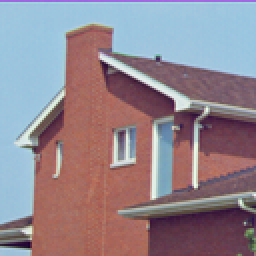
%> input picture lab4/house.tiff, 128 x 128 px, shrunk from 256 x 256 before the run (shown 2 times larger)
$ octave lab4.m   (GNU Octave 9; MATLAB toolbox functions it lacks are replaced by stand-ins)
%> lines starting %> are read from the running program, lines starting %| are printed output that depends on the picture
Z = imread('house.tiff');
%> Z is the input picture: size 128x128x3 uint8; mean R, G, B 146.6, 133.1, 142
figure; imshow(Z);
[M,N,D]=size(Z);
%> M = 128; N = 128; D = 3
X = reshape(Z,M*N, D);
X = double(X);
figure;
plot3(X(:,1),X(:,2),X(:,3),'.')
xlim([0 255]);
ylim([0 255]);
zlim([0 255]);
hold on; grid;
title('All pixels in RGB');
xlabel('Red');
ylabel('Green');
zlabel('Blue');
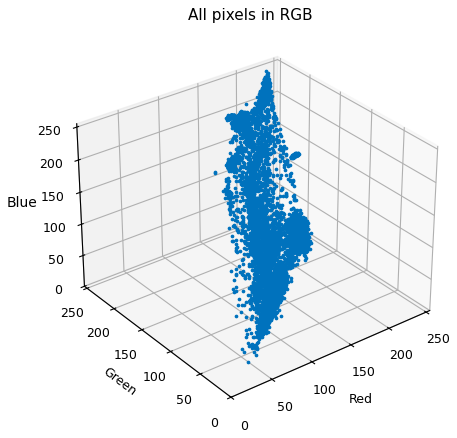
%> figure redrawn from the program's plot data


%% Part A

c=2
disp('Initial Mu values');
mu=rand(c,3)*255 %Initialize random numbers between 0 and 255

delta_mu = ones(c,3);

iteration = 1;

error_criterion = [];

while(~all(delta_mu(:) == 0))

   if iteration == 1
        figure;
        plot3(mu(:,1),mu(:,2),mu(:,3),'*'); % 1st iteration
        title('First Iteration');
        grid;
   elseif iteration == 2
       figure;
       plot3(mu(:,1),mu(:,2),mu(:,3),'*'); % 2nd iteration
       title('Second Iteration');
       grid;
   end


   for i = 1:length(X)
       distanceTo1(i,:) = X(i,:) - mu(1,:);
       distanceTo2(i,:) = X(i,:) - mu(2,:);

   end

    Classification = sum(distanceTo1.^2,2) > sum(distanceTo2.^2,2);

    I = [X Classification];

    Cluster2=I(I(:,4) == 1, 1:3);
    Cluster1=I(I(:,4) ~= 1, 1:3);

    error_criterion_cluster1 = sum(sum((Cluster1 - repmat(mu(1,:),length(Cluster1),1)).^2,2));
    error_criterion_cluster2 = sum(sum((Cluster2 - repmat(mu(2,:),length(Cluster2),1)).^2,2));
    error_criterion(iteration) = error_criterion_cluster1 + error_criterion_cluster2;


    Centroid2 = mean(Cluster2);
    Centroid1 = mean(Cluster1);

    Centroids_New = [Centroid1;Centroid2];

    delta_mu = abs(mu - Centroids_New);

    mu = Centroids_New;

    iteration = iteration + 1;

end
%> this loop made 7 passes
%> (error_criterion_cluster1, error_criterion_cluster2, delta_mu, mu) on passes 1 to 6: (126718110.2, 54588453.1, [54.28 79.72 74.63; 58.58 22.99 12.82], [161 187 205; 134.7 89.01 90.44]), (7927002.1, 19982709.7, [0.621 7.08 9.77; 1.62 2.77 2.24], [161.7 194.1 214.8; 136.3 91.78 92.67]), (6451462.1, 20270458, [0.216 0.489 0.646; 0.0235 0.35 0.377], [161.9 194.5 215.4; 136.3 92.13 93.05]), (6412089.1, 20301935.2, [0.0175 0.0387 0.0458; 0.00135 0.0263 0.0317], [161.9 194.6 215.5; 136.3 92.16 93.08]), (6398423.7, 20315530.1, [0.00745 0.0128 0.0203; 0.000235 0.0123 0.0114], [161.9 194.6 215.5; 136.3 92.17 93.09]), (6391417.6, 20322524.3, [0.00518 0.00788 0.00862; 0.000848 0.00517 0.0067], [161.9 194.6 215.5; 136.3 92.18 93.1])
%> pass 1, `grid;`:
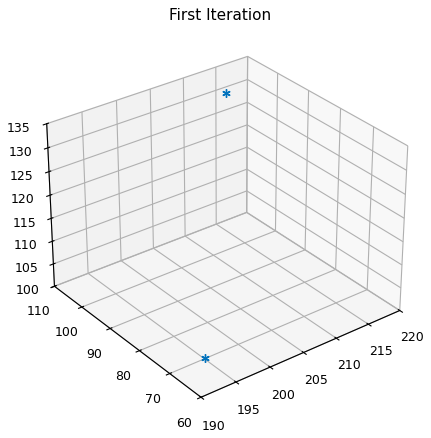
%> figure redrawn from the program's plot data
%> pass 2, `grid;`:
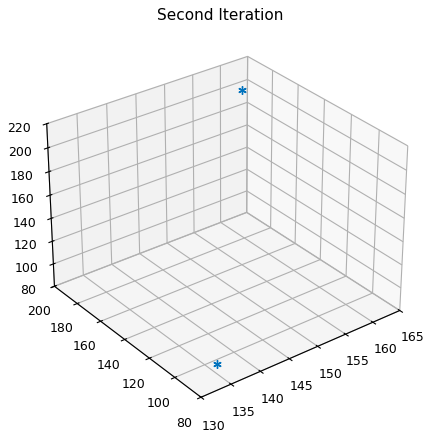
%> figure redrawn from the program's plot data
%> after the loop, error_criterion = [181306563.3 27909711.8 26721920.1 26714024.3 26713953.8 26713941.9 26713940.2]; iteration = 8

     figure;
     plot3(mu(:,1),mu(:,2),mu(:,3),'*'); % Last iteration
     title('Last Iteration');
     grid;

     figure;
     plot(error_criterion) % Last iteration
     title('Error Criterion')
     xlabel('Iteration')
     ylabel('J')
     grid;
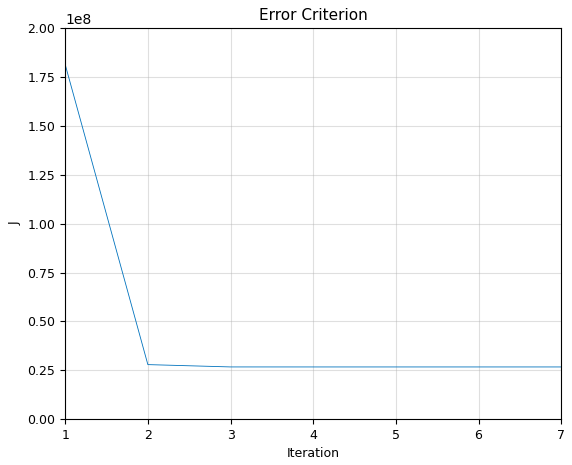
%> figure redrawn from the program's plot data

    figure;
    plot3(Cluster1(:,1),Cluster1(:,2),Cluster1(:,3),'.','Color', mu(1,:)/255); % Cluster 1
    hold on;
    plot3(Cluster2(:,1),Cluster2(:,2),Cluster2(:,3),'.','Color', mu(2,:)/255); % Cluster 2
    xlim([0 255]);
    ylim([0 255]);
    zlim([0 255]);
    grid;
    title('All pixels in RGB');
    xlabel('Red');
    ylabel('Green');
    zlabel('Blue');

    J = ones(length(X),3);

    for i = 1 : length(X)
        if Classification(i) == 1
           J(i,:) = mu(2,:);
        else
           J(i,:) = mu(1,:);
        end
    end

    Ilabeled = reshape(J,M,N,3)
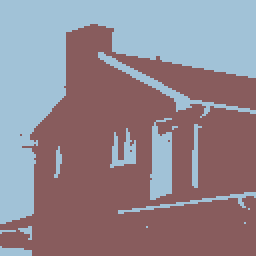
%> Ilabeled: size 128x128x3 double (shown 2 times larger); mean R, G, B 146.6, 133.1, 142; mean of the top-left, top-right, bottom-left and bottom-right quarters 159.7, 156.1, 127.4, 119.1
    figure;
    imshow(uint8(Ilabeled));

%% Part B

c=5
disp('Initial Mu values');
mu=rand(c,3)*255 %Initialize random numbers between 0 and 255


delta_mu = ones(c,3);

iteration = 1;

classification = zeros(length(X),1);

Error_Criterion = 0;

while(~all(delta_mu(:) == 0))


   for i = 1:length(X)
       distanceTo1 = X(i,:) - mu(1,:);
       distanceTo2 = X(i,:) - mu(2,:);
       distanceTo3 = X(i,:) - mu(3,:);
       distanceTo4 = X(i,:) - mu(4,:);
       distanceTo5 = X(i,:) - mu(5,:);
       distances = [ sum(distanceTo1.^2,2) sum(distanceTo2.^2,2) sum(distanceTo3.^2,2) sum(distanceTo4.^2,2) sum(distanceTo5.^2,2)];
       [row,column] = min(distances);
       classification(i,1) = column;

   end

    I = [X classification];

    Cluster1=I(I(:,4) == 1, 1:3);
    Cluster2=I(I(:,4) == 2, 1:3);
    Cluster3=I(I(:,4) == 3, 1:3);
    Cluster4=I(I(:,4) == 4, 1:3);
    Cluster5=I(I(:,4) == 5, 1:3);


    Centroid1 = mean(Cluster1);
    Centroid2 = mean(Cluster2);
    Centroid3 = mean(Cluster3);
    Centroid4 = mean(Cluster4);
    Centroid5 = mean(Cluster5);

    Centroids_New = [Centroid1;Centroid2;Centroid3;Centroid4;Centroid5];

    delta_mu = abs(mu - Centroids_New);

    mu = Centroids_New;

    iteration = iteration + 1;


end
%> this loop made 11 passes
%> (Centroid1, Centroid2, Centroid3, Centroid4, Centroid5) on passes 1 to 6: ([186 153.4 208.8], [90.5 79.58 111.2], [153.2 187.7 206.8], [182.8 201.9 212.4], [137 89.62 90.47]), ([168.2 133.3 188.7], [91.01 60.02 77.09], [155.5 193.3 216], [193.1 213.7 215.3], [152.7 103.4 98.41]), ([150.3 145.8 171.6], [94.36 59.93 75.59], [157 196.3 219.4], [209.9 220.2 214], [155.4 105.7 99.75]), ([145.8 149.9 169.3], [94.92 60.72 76.19], [158.1 197.3 220.6], [213.2 222.8 215.8], [156.4 105.3 99.01]), ([145.6 149.8 168.7], [95.17 61.1 76.51], [158.2 197.3 220.6], [213.9 223.8 216.7], [156.7 105.3 98.88]), ([145.5 149.6 168.4], [95.3 61.33 76.69], [158.2 197.3 220.5], [214.3 224.1 217], [156.9 105.3 98.84])
%> after the loop, iteration = 12


    figure;
    plot3(Cluster1(:,1),Cluster1(:,2),Cluster1(:,3),'.','Color', mu(1,:)/255); % Cluster 1
    hold on;
    plot3(Cluster2(:,1),Cluster2(:,2),Cluster2(:,3),'.','Color', mu(2,:)/255); % Cluster 2
    hold on;
    plot3(Cluster3(:,1),Cluster3(:,2),Cluster3(:,3),'.','Color', mu(3,:)/255); % Cluster 3
    hold on;
    plot3(Cluster4(:,1),Cluster4(:,2),Cluster4(:,3),'.','Color', mu(4,:)/255); % Cluster 4
    hold on;
    plot3(Cluster5(:,1),Cluster5(:,2),Cluster5(:,3),'.','Color', mu(5,:)/255); % Cluster 2
    xlim([0 255]);
    ylim([0 255]);
    zlim([0 255]);
    grid;
    title('All pixels in RGB');
    xlabel('Red');
    ylabel('Green');
    zlabel('Blue');
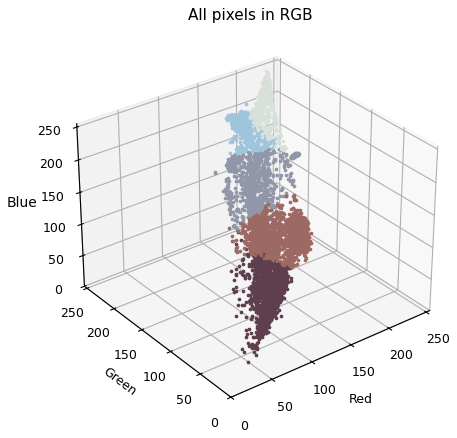
%> figure redrawn from the program's plot data


    J = ones(length(X),3);

    for i = 1 : length(X)
        if classification(i) == 1
           J(i,:) = mu(1,:);
        elseif classification(i) == 2
           J(i,:) = mu(2,:);
        elseif classification(i) == 3
           J(i,:) = mu(3,:);
        elseif classification(i) == 4
           J(i,:) = mu(4,:);
        elseif classification(i) == 5
           J(i,:) = mu(5,:);
        end
    end


    %Find the Xie-Beni Index
    XieBeni=0;
    for i=1:size(X)
        for j=1:c
            if I(i,4)==j
                Denom = sqrt(sum(((mu-repmat(mu(c,:),c,1)).^2),2));
                Denom = sort(Denom);
                Denom = Denom(2);
                XieBeni = XieBeni + ( (norm(I(i,1:3) - mu(j,:)))/Denom);
            end
        end
    end
%> after the loop, Denom = 78.75; XieBeni = 3469

    disp('Xie-Beni Index Is');
    XieBeni=XieBeni/length(X)
%> XieBeni = 0.212


    Ilabeled = reshape(J,M,N,3);
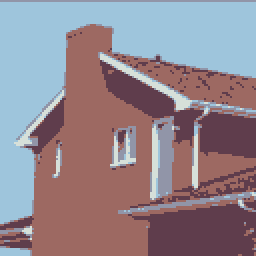
%> Ilabeled: size 128x128x3 double (shown 2 times larger); mean R, G, B 146.6, 133.1, 142; mean of the top-left, top-right, bottom-left and bottom-right quarters 162.1, 155.2, 135.5, 109.5
    figure;
    imshow(uint8(Ilabeled));
